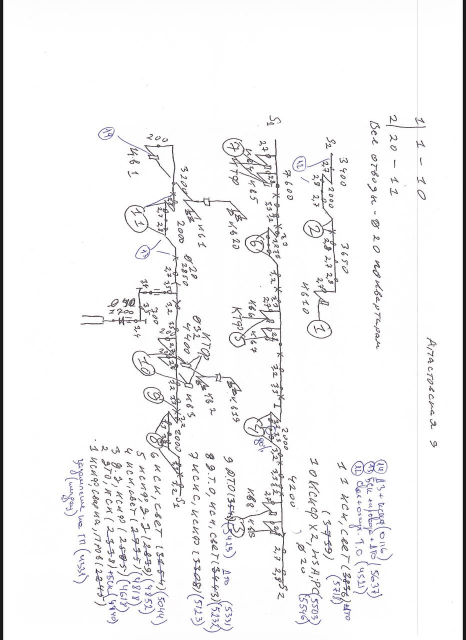
#> input picture examples/photo_2026-11-03_11-44-21.jpg, 932 x 1280 px (shown at 1/2 size); its folder holds only this picture in this run
$ python -i image_preprocess.py   (imports and definitions only)
#> lines starting #> are read from the running program, lines starting #| are printed output that depends on the picture; after the words box and inside, x2 and y2 are one past the last pixel; in counts of white or black regions, pixels touching at a corner belong together
### services/ollama/engine/core/logging_setup.py
"""Structured logging shared by the Python engine and the VDGO backend.

Both processes run under Docker, so every record goes to stderr as a single
JSON object per line: `docker compose logs` and any log shipper can index it
without a per-service parser.

The Node API reads the engine's stderr line by line. A JSON object carrying a
string `msg` is treated as a structured event (and rendered back into the
compact `[STAGE] message` text that progress.log has always shown); any other
line is forwarded verbatim, so third-party warnings and tracebacks keep working.
"""

from __future__ import annotations

import json
import logging
import os
import re
import sys
import time
from typing import Any

_CONFIGURED = False
_STARTED_AT = time.perf_counter()

_LEVELS = {
    'TRACE': 5,
    'DEBUG': logging.DEBUG,
    'INFO': logging.INFO,
    'WARN': logging.WARNING,
    'WARNING': logging.WARNING,
    'ERROR': logging.ERROR,
    'CRITICAL': logging.CRITICAL,
    'SILENT': logging.CRITICAL + 10,
}

# Attributes every LogRecord already carries; anything else passed through
# `extra=` is a user field and belongs in the JSON payload.
_RESERVED = frozenset(
    {
        'name',
        'msg',
        'args',
        'levelname',
        'levelno',
        'pathname',
        'filename',
        'module',
        'exc_info',
        'exc_text',
        'stack_info',
        'lineno',
        'funcName',
        'created',
        'msecs',
        'relativeCreated',
        'thread',
        'threadName',
        'processName',
        'process',
        'taskName',
        'message',
        'asctime',
    }
)

_STAGE_RE = re.compile(r'[^A-Za-z0-9_-]')
_WHITESPACE_RE = re.compile(r'[\r\n]+')


# [4 lines left out: function resolve_level, not called in this run]


class JsonFormatter(logging.Formatter):
    """Render one record as a single JSON line, including `extra` fields."""

    # [33 lines left out: functions format, configure_logging, not called in this run]


def get_logger(name: str) -> logging.Logger:
    return logging.getLogger(name)


# [18 lines left out: function emit_progress, not called in this run]

### services/ollama/engine/ocr/image_preprocess.py
"""Document image preprocessing (P2-1): deskew, dewarp, rotation, ink layers.

Moved from processor.py verbatim; depends only on OpenCV/NumPy/Pillow and the
module logger.
"""

from __future__ import annotations

import math
import os
import re
from typing import Any

import cv2
import numpy as np
from PIL import Image, ImageOps

from engine.core.logging_setup import get_logger

log = get_logger('processor.preprocess')


def load_image(path: str) -> np.ndarray:
    pil = ImageOps.exif_transpose(Image.open(path)).convert('RGB')
    return cv2.cvtColor(np.array(pil), cv2.COLOR_RGB2BGR)


# [7 lines left out: function _order_quad, not called in this run]


def _detect_page_quad(bgr: np.ndarray) -> np.ndarray | None:
    """Find a large four-corner paper boundary; return None when uncertain."""
    h, w = bgr.shape[:2]
    scale = min(1.0, 1400.0 / max(h, w))
    small = cv2.resize(bgr, None, fx=scale, fy=scale, interpolation=cv2.INTER_AREA) if scale < 1 else bgr
    gray = cv2.cvtColor(small, cv2.COLOR_BGR2GRAY)
    blurred = cv2.GaussianBlur(gray, (5, 5), 0)
    edges = cv2.Canny(blurred, 35, 110)
    edges = cv2.morphologyEx(edges, cv2.MORPH_CLOSE, np.ones((7, 7), np.uint8), iterations=2)
    contours, _ = cv2.findContours(edges, cv2.RETR_LIST, cv2.CHAIN_APPROX_SIMPLE)
    image_area = float(small.shape[0] * small.shape[1])
    for contour in sorted(contours, key=cv2.contourArea, reverse=True)[:12]:
        if cv2.contourArea(contour) < image_area * 0.42:
            break
        perimeter = cv2.arcLength(contour, True)
        approx = cv2.approxPolyDP(contour, 0.018 * perimeter, True)
        if len(approx) == 4 and cv2.isContourConvex(approx):
            quad = _order_quad(approx.reshape(4, 2) / scale)
            side_lengths = [np.linalg.norm(quad[(i + 1) % 4] - quad[i]) for i in range(4)]
            if min(side_lengths) >= min(h, w) * 0.35:
                return quad
    return None


# [8 lines left out: function _warp_page, not called in this run]


def _detect_text_rotation(bgr: np.ndarray) -> tuple[int, float, float]:
    """Use Tesseract OSD only when both orientation and script evidence are strong.

    Technical drawings contain sparse labels, symbols and dimension lines. OSD can
    misclassify such pages (for example, report Arabic with very low script
    confidence) and a weak 180-degree guess must not rotate the source image.
    Thresholds are configurable for deployments with a validated document set.
    """
    min_orientation = max(0.0, float(os.getenv('OSD_MIN_ORIENTATION_CONFIDENCE', '8.0')))
    min_script = max(0.0, float(os.getenv('OSD_MIN_SCRIPT_CONFIDENCE', '2.0')))
    try:
        import pytesseract

        rgb = cv2.cvtColor(bgr, cv2.COLOR_BGR2RGB)
        result = pytesseract.image_to_osd(Image.fromarray(rgb), config='--psm 0')
        rotate_match = re.search(r'Rotate:\s*(0|90|180|270)', result)
        confidence_match = re.search(r'Orientation confidence:\s*([0-9.]+)', result)
        script_confidence_match = re.search(r'Script confidence:\s*([0-9.]+)', result)
        rotation = int(rotate_match.group(1)) if rotate_match else 0
        confidence = float(confidence_match.group(1)) if confidence_match else 0.0
        script_confidence = float(script_confidence_match.group(1)) if script_confidence_match else 0.0
        trusted = confidence >= min_orientation and script_confidence >= min_script
        return (rotation if trusted else 0, confidence, script_confidence)
    except Exception:
        log.debug('Orientation detection failed; falling back to 0 degrees', exc_info=True)
        return 0, 0.0, 0.0


# [174 lines left out: functions _detect_text_rotation_fallback, _estimate_document_skew, _rotate_expand, not called in this run]


def prepare_document_image(bgr: np.ndarray, rotation_degrees: int | None = None) -> tuple[np.ndarray, dict[str, Any]]:
    """Rectify a photographed page and rotate confidently detected text upright."""
    original_h, original_w = bgr.shape[:2]
    quad = _detect_page_quad(bgr)
    prepared = _warp_page(bgr, quad) if quad is not None else bgr.copy()
    rotation_diagnostics = None
    if rotation_degrees is None:
        rotation_degrees, orientation_confidence, script_confidence = _detect_text_rotation(prepared)
        min_orientation = max(0.0, float(os.getenv('OSD_MIN_ORIENTATION_CONFIDENCE', '8.0')))
        min_script = max(0.0, float(os.getenv('OSD_MIN_SCRIPT_CONFIDENCE', '2.0')))
        osd_trusted = orientation_confidence >= min_orientation and script_confidence >= min_script
        if rotation_degrees:
            orientation_decision = 'auto_applied'
        elif not osd_trusted:
            rotation_diagnostics = _detect_text_rotation_fallback(prepared)
            if rotation_diagnostics and rotation_diagnostics.get('accepted'):
                rotation_degrees = int(rotation_diagnostics.get('rotation_degrees') or 0)
                orientation_decision = 'fallback_ocr_applied' if rotation_degrees else 'fallback_ocr_preserved_upright'
            else:
                orientation_decision = 'preserved_low_confidence'
        else:
            orientation_decision = 'preserved_no_rotation'
    else:
        orientation_confidence = 100.0
        script_confidence = 100.0
        orientation_decision = 'explicit_rotation'
    rotation_degrees = int(rotation_degrees or 0) % 360
    rotate_codes = {90: cv2.ROTATE_90_CLOCKWISE, 180: cv2.ROTATE_180, 270: cv2.ROTATE_90_COUNTERCLOCKWISE}
    if rotation_degrees in rotate_codes:
        prepared = cv2.rotate(prepared, rotate_codes[rotation_degrees])
    skew_diagnostics = _estimate_document_skew(prepared)
    deskew_applied = False
    if skew_diagnostics.get('accepted'):
        prepared = _rotate_expand(prepared, float(skew_diagnostics['angle_degrees']))
        deskew_applied = True
    return prepared, {
        'original_width': original_w,
        'original_height': original_h,
        'page_quad_detected': quad is not None,
        'perspective_corrected': quad is not None,
        'rotation_degrees': rotation_degrees,
        'orientation_confidence': round(float(orientation_confidence), 2),
        'script_confidence': round(float(script_confidence), 2),
        'orientation_min_confidence': max(0.0, float(os.getenv('OSD_MIN_ORIENTATION_CONFIDENCE', '8.0'))),
        'script_min_confidence': max(0.0, float(os.getenv('OSD_MIN_SCRIPT_CONFIDENCE', '2.0'))),
        'orientation_decision': orientation_decision,
        'orientation_fallback': rotation_diagnostics,
        'deskew': {**skew_diagnostics, 'applied': deskew_applied},
        'prepared_width': int(prepared.shape[1]),
        'prepared_height': int(prepared.shape[0]),
    }


# [63 lines left out: functions normalize_document, make_ink_layers, not called in this run]


def make_ink_mask(bgr: np.ndarray, norm_gray: np.ndarray) -> np.ndarray:
    return make_ink_layers(bgr, norm_gray)['combined']

>>> import cv2
>>> picture = cv2.cvtColor(cv2.imread('../../../../examples/photo_2026-11-03_11-44-21.jpg'), cv2.COLOR_BGR2RGB)
>>> result = prepare_document_image(picture)
#> in _detect_page_quad, `edges = cv2.Canny(blurred, 35, 110)`:
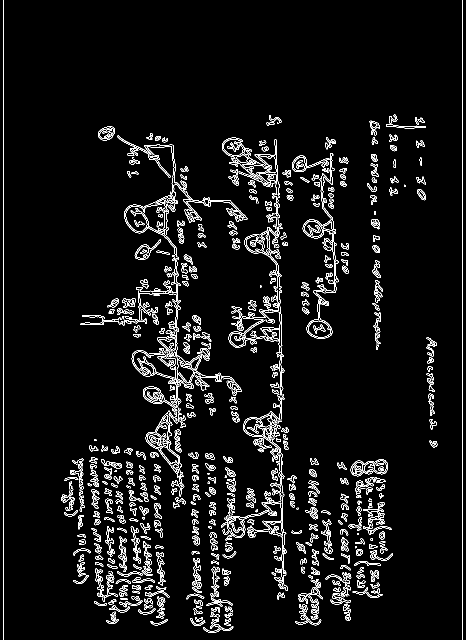
#> edges: shape (1280, 932) (shown at 1/2 size); 4.9% white in thin lines or dots
#> in _detect_page_quad, `edges = cv2.morphologyEx(edges, cv2.MORPH_CLOSE, np.ones((7, 7), np.ui..`:
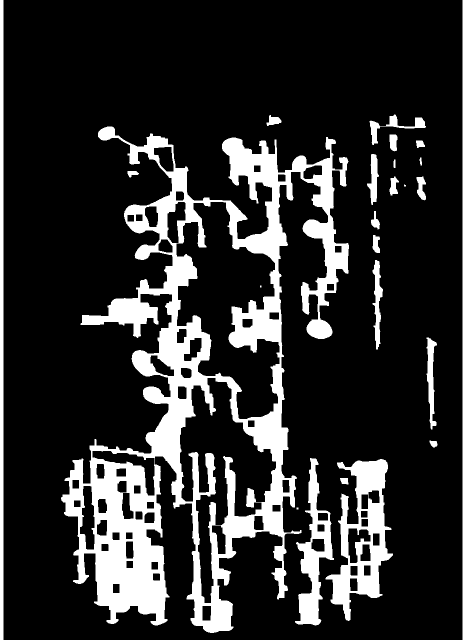
#> edges: shape (1280, 932) (shown at 1/2 size); 18.1% white; 24 white regions (3 under 20 px)
#> in _detect_page_quad, `contours, _ = cv2.findContours(edges, cv2.RETR_LIST, cv2.CHAIN_APPROX_..`: contours = 86 contours, 3 with area under 20; largest, box (x1, y1, x2, y2) and area: (122, 253, 698, 1266) 262212, (352, 403, 560, 839) 47638, (359, 755, 553, 1207) 34967, (651, 918, 786, 1242) 21466, (590, 916, 668, 1251) 10018
#> the loop in _detect_page_quad, `for contour in sorted(contours, key=cv2.contourArea, reverse=True)[:12]:` made 1 pass
#> in _detect_text_rotation, rgb is the input picture: shape (1280, 932, 3); mean B, G, R 243.6, 243.1, 243.4
#> (the run stopped early here; a loop or call above may not have finished)

$ run again, on examples/photo_2026-11-03_11-44-22.jpg
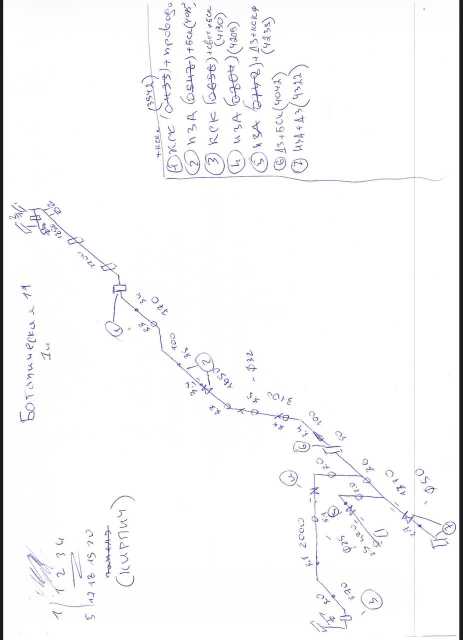
#> input picture examples/photo_2026-11-03_11-44-22.jpg, 925 x 1280 px (shown at 1/2 size)
#> in _detect_page_quad, `edges = cv2.Canny(blurred, 35, 110)`:
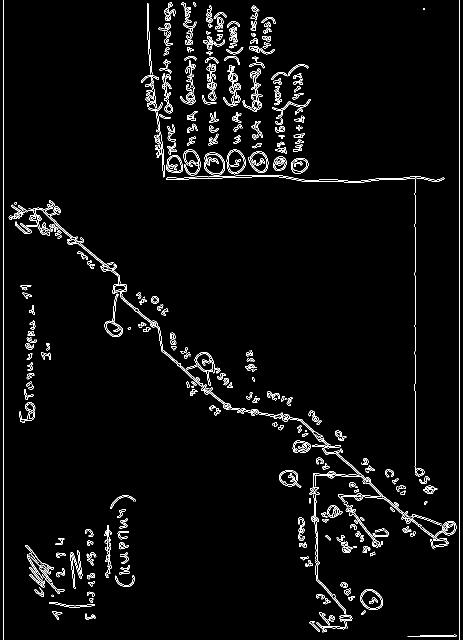
#> edges: shape (1280, 925) (shown at 1/2 size); 3.1% white in thin lines or dots
#> in _detect_page_quad, `edges = cv2.morphologyEx(edges, cv2.MORPH_CLOSE, np.ones((7, 7), np.ui..`:
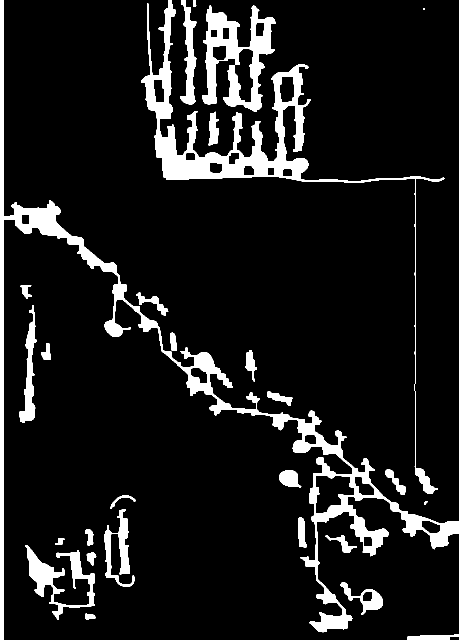
#> edges: shape (1280, 925) (shown at 1/2 size); 10.4% white; 27 white regions (1 under 20 px)
#> contours = 47 contours, 1 with area under 20; largest, box (x1, y1, x2, y2) and area: (0, 0, 925, 1280) 56730, (282, 0, 890, 988) 31838, (404, 11, 551, 224) 13943, (50, 1090, 190, 1240) 5348, (630, 950, 709, 1027) 4058
#> the loop in _detect_page_quad, `for contour in sorted(contours, key=cv2.contourArea, reverse=True)[:12]:` made 1 pass
#> in _detect_text_rotation, rgb is the input picture: shape (1280, 925, 3); mean B, G, R 248.8, 247.9, 248.1

$ run again, on examples/photo_2026-11-03_11-44-26.jpg
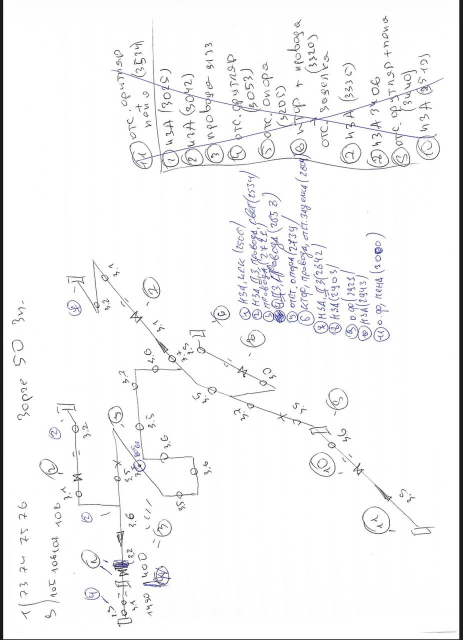
#> input picture examples/photo_2026-11-03_11-44-26.jpg, 925 x 1280 px (shown at 1/2 size)
#> in _detect_page_quad, `edges = cv2.Canny(blurred, 35, 110)`:
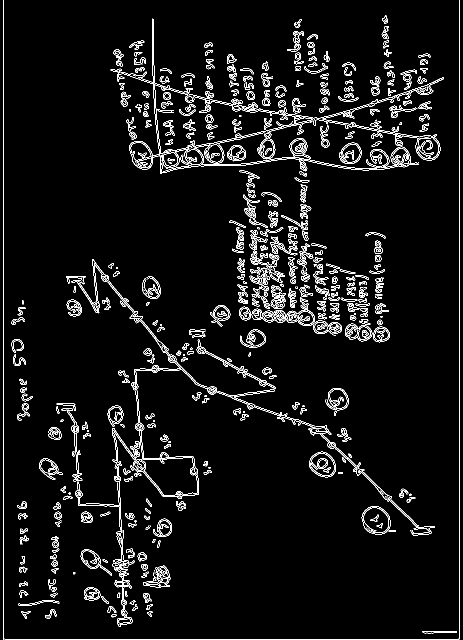
#> edges: shape (1280, 925) (shown at 1/2 size); 4.8% white in thin lines or dots
#> in _detect_page_quad, `edges = cv2.morphologyEx(edges, cv2.MORPH_CLOSE, np.ones((7, 7), np.ui..`:
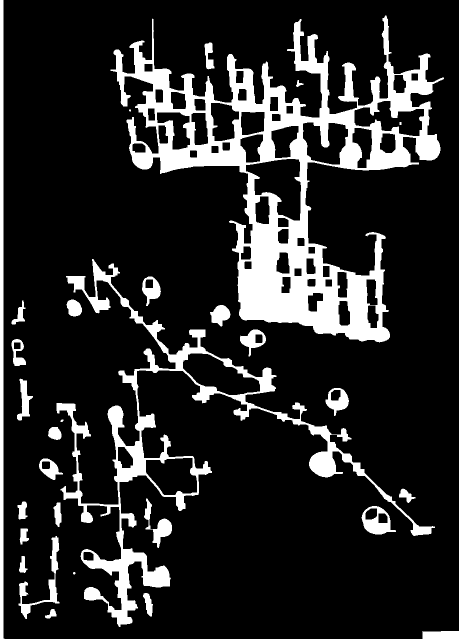
#> edges: shape (1280, 925) (shown at 1/2 size); 16.6% white; 29 white regions (1 under 20 px)
#> contours = 87 contours, 4 with area under 20; largest, box (x1, y1, x2, y2) and area: (221, 31, 888, 685) 160692, (113, 518, 870, 1254) 55054, (0, 0, 925, 1280) 17396, (491, 317, 603, 442) 8522, (365, 706, 521, 791) 7454
#> the loop in _detect_page_quad, `for contour in sorted(contours, key=cv2.contourArea, reverse=True)[:12]:` made 1 pass
#> in _detect_text_rotation, rgb is the input picture: shape (1280, 925, 3); mean B, G, R 245.6, 245.1, 245.1

$ run again, on examples/photo_2026-11-03_11-44-27.jpg
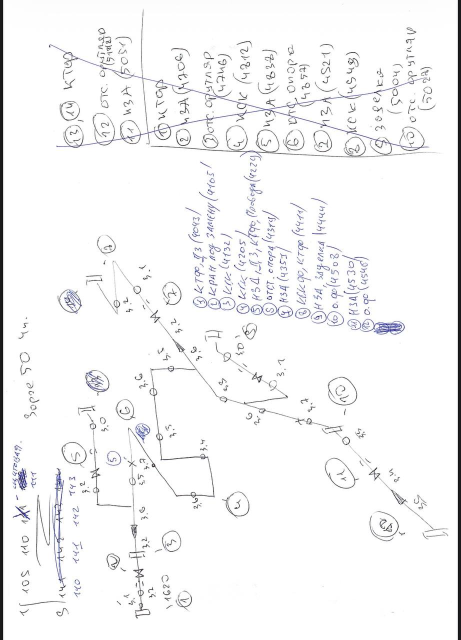
#> input picture examples/photo_2026-11-03_11-44-27.jpg, 922 x 1280 px (shown at 1/2 size)
#> in _detect_page_quad, `edges = cv2.Canny(blurred, 35, 110)`:
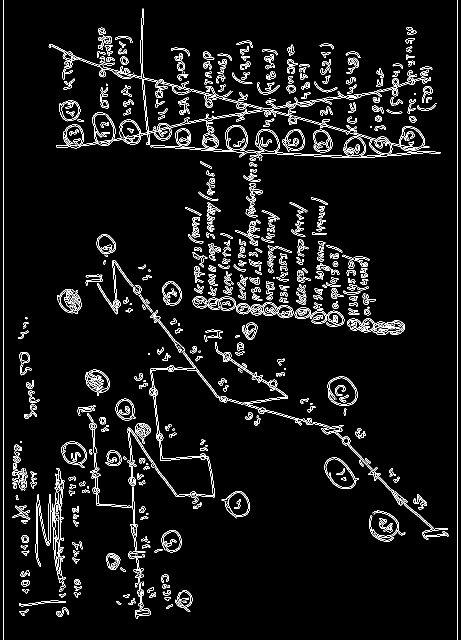
#> edges: shape (1280, 922) (shown at 1/2 size); 5.2% white in thin lines or dots
#> in _detect_page_quad, `edges = cv2.morphologyEx(edges, cv2.MORPH_CLOSE, np.ones((7, 7), np.ui..`:
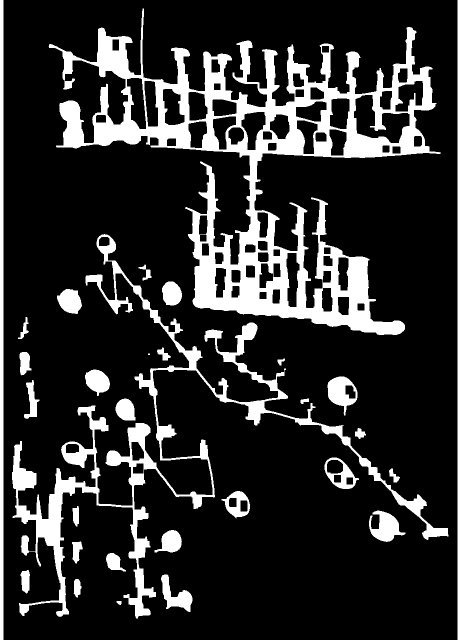
#> edges: shape (1280, 922) (shown at 1/2 size); 17.8% white; 30 white regions (1 under 20 px)
#> contours = 98 contours, 1 with area under 20; largest, box (x1, y1, x2, y2) and area: (97, 17, 882, 670) 164933, (24, 468, 897, 1237) 46624, (915, 0, 922, 1280) 7674, (0, 0, 7, 1280) 7674, (707, 189, 820, 287) 5788
#> the loop in _detect_page_quad, `for contour in sorted(contours, key=cv2.contourArea, reverse=True)[:12]:` made 1 pass
#> in _detect_text_rotation, rgb is the input picture: shape (1280, 922, 3); mean B, G, R 245.8, 245.3, 245.3
